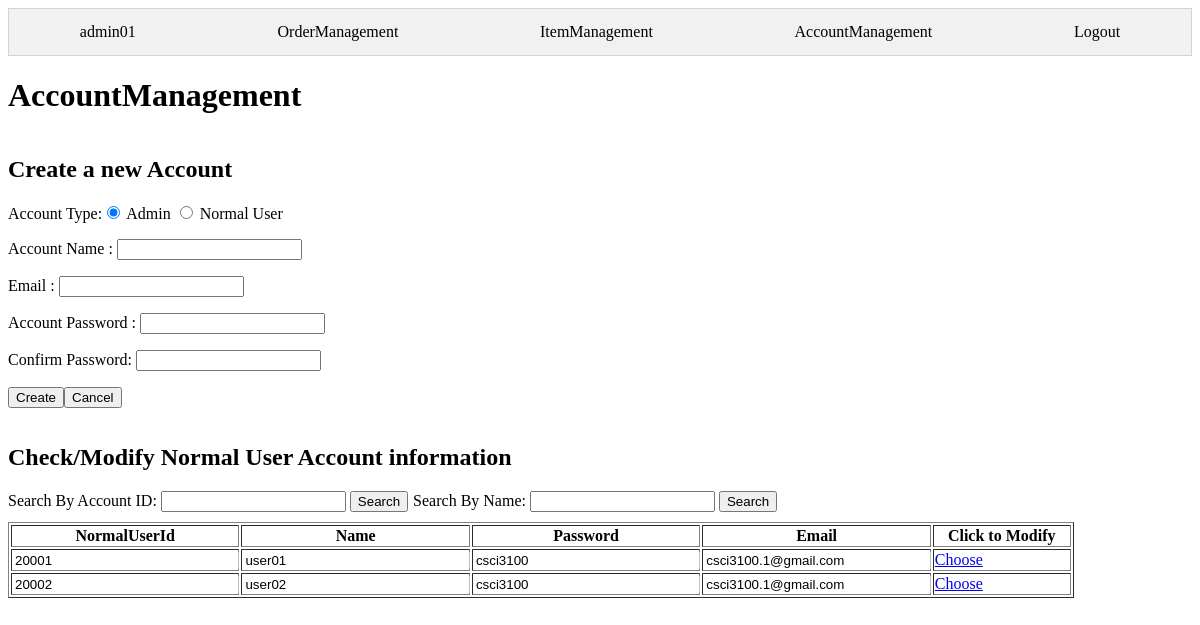
/server/AccountManagement.php (signed in), run on the app's committed database.
### tables this page shows
CREATE TABLE NormalUser (
  NormalUserId int(11) unsigned NOT NULL AUTO_INCREMENT,
  Name varchar(255) NOT NULL DEFAULT 'New User',
  Password varchar(255) NOT NULL DEFAULT '',
  Email varchar(255) NOT NULL DEFAULT '',
  PRIMARY KEY (NormalUserId)
);

### server/AccountManagement.php (the view, shortened to what this page needs)
<!DOCTYPE html>
<html lang="en">
<head>
    <link rel="stylesheet" href="mystyle.css">
</head>
<body>
    <?php
if(isset($_SESSION['adminID'])) {
    ?>
    <div id="flex-container">
        <div class="tab">
            <a href="AdminMenu.php" class="tablinks"><?php echo $_SESSION['adminName']?></a>
            <a href="OrderManagement.php" class="tablinks">OrderManagement</a>
            <a href="ItemManagement.php" class="tablinks">ItemManagement</a>
            <a href="AccountManagement.php" class="tablinks">AccountManagement</a>
            <a href="AdminMenu.php?logout=true" class="tablinks">Logout</a>
        </div>
        <div class="selection">
            <h1>AccountManagement</h1>
            <div id="create" class="">
                <form action="<?php echo $_SERVER['PHP_SELF']; ?>" onsubmit="return checkNewAccount();" method="post" enctype="multipart/form-data">
                    <h2>Create a new Account</h2>
                    <p>Account Type:<input type="radio" id="adminType" name="acType" value="admin" checked>
                        <label for="admin">Admin</label>
                        <input type="radio" id="NormalUserType" name="acType" value="user">
                        <label for="NormalUser">Normal User</label>
                    </p>
                    <p>Account Name : <input type="text" name="acName" id="acName" value=""></p>
                    <p>Email : <input type="email" name="email" id="email" value=""></p>
                    <p>Account Password : <input type="password" name="pw" id="pw" value=""></p>
                    <p>Confirm Password: <input type="password" name="pw2" id="pw2" value=""></p>
                    <p><input type="submit" value="Create" name="submit_btn"><input type="button" value="Cancel" onclick="window.location.href='AccountManagement.php';" />
                    </p>
                </form>
            </div>
            <h2>Check/Modify Normal User Account information</h2>
            <div class="search">
                <form action="<?php echo $_SERVER['PHP_SELF']; ?>" method="post" enctype="multipart/form-data">
                    <label for="">Search By Account ID:</label>
                    <input type="number" name="searchID">
                    <input type="submit" value="Search">
                </form>
                <form action="<?php echo $_SERVER['PHP_SELF']; ?>" method="post" enctype="multipart/form-data">
                    <label for="">Search By Name:</label>
                    <input type="text" name="searchName">
                    <input type="submit" value="Search">
                </form>
            </div>
            <?php
                include '../component/dbOpen.php';
                if(!isset($_POST['searchID'])&&!isset($_POST['searchName'])) {
                    $SQL = "SELECT NormalUserId, Name, Password, Email FROM `NormalUser` ORDER BY NormalUserId ASC;";
                }else if(isset($_POST['searchID'])){
                    $SQL = "SELECT NormalUserId, Name, Password, Email FROM `NormalUser` WHERE NormalUserId like '%{$_POST['searchID']}%' ORDER BY NormalUserId ASC;";
                }else{
                    $SQL = "SELECT NormalUserId, Name, Password, Email FROM `NormalUser` WHERE Name like '%{$_POST['searchName']}%' ORDER BY NormalUserId ASC;";
                }
                $rs = mysqli_query($conn, $SQL);
            ?>
            <table border="1">
                <tr>
                    <th>NormalUserId</th>
                    <th>Name</th>
                    <th>Password</th>
                    <th>Email</th>
                    <th>Click to Modify</th>
                </tr>
                <?php
                    while ($rc = mysqli_fetch_assoc($rs)) {
                        $string= "AccountManagement.php?NormalUserId={$rc['NormalUserId']}";
                        echo "<tr>
                            <td align='left'><input type='text' value='{$rc['NormalUserId']}' name='NormalUserId' readonly></td>
                            <td align='left'><input type='text' value='{$rc['Name']}' name='AdminName' readonly></td>
                            <td align='left'><input type='text' value='{$rc['Password']}' name='APW' readonly></td>
                            <td align='left'><input type='text' value='{$rc['Email']}' name='APW' readonly></td>
                            <td><a href='$string'>Choose</a></td>
                        </tr>";
                    }
                    ?>
            </table>
        </div>
    </div>
    <?php
}else{
    header("Location: index.php");
}
?>
</body>
</html>

### server/mystyle.css (style rules this page uses)
#flex-container { display: flex; flex-wrap: wrap; }
.selection, .show { width: 100%; }
#create { display: inline-block; margin-right: 60px; }
table { width: 90%; }
td input { width: 99%; }
.tab { overflow: hidden; border: 1px solid lightgrey; background-color: #f1f1f1; width: 100%; display: inline-flex; justify-content: space-around; }
.tab a { background-color: inherit; text-decoration: none; float: left; border: none; outline: none; cursor: pointer; padding: 14px 16px; transition: 0.3s; color: black; }
.search { width: 100%; margin-bottom: 10px; display: inline-flex; }
.search input[type="submit"] { margin-right: 5px; }
tr input { background-color: rgba(255, 255, 255, 0.5); border: 0px; }

### data on the page
normaluser: NormalUserId "20001", AdminName "user01", APW "csci3100", APW "csci3100.1@gmail.com"
normaluser: NormalUserId "20002", AdminName "user02", APW "csci3100", APW "csci3100.1@gmail.com"

### other printed values
$_SESSION['adminName'] "admin01"
